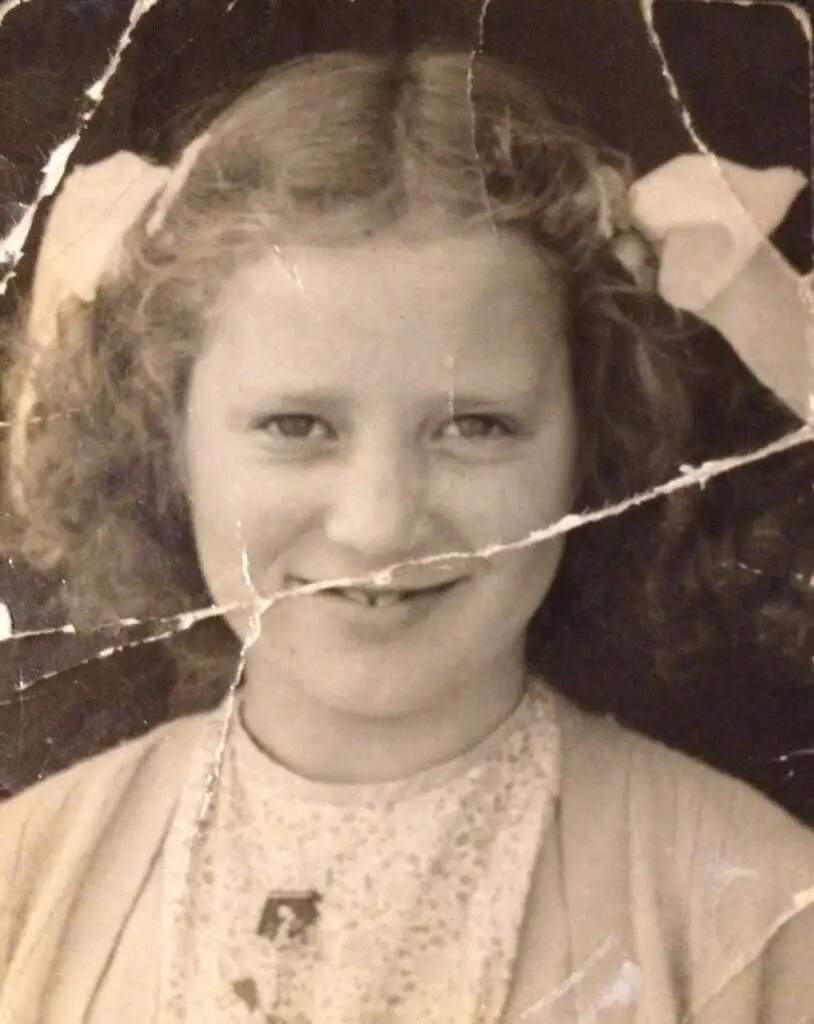
#> input picture Opecv Code/PJM-814x1024.jpg, 814 x 1024 px
$ python InPaint.py
#> lines starting #> are read from the running program, lines starting #| are printed output that depends on the picture; after the words box and inside, x2 and y2 are one past the last pixel; in counts of white or black regions, pixels touching at a corner belong together
#> further down, damaged_img is the input picture: shape (1024, 814, 3); mean B, G, R 109, 128, 149.8
import cv2
import numpy as np


def restore_damaged(damaged_img):
    handle_img = damaged_img.copy()
    hsv = cv2.cvtColor(handle_img, cv2.COLOR_BGR2HSV)
#> hsv: shape (1024, 814, 3); mean H, S, V 13.7, 75.6, 149.8

    sensitivity = 50
    lower_white = np.array([0, 0, 255 - sensitivity])
    upper_white = np.array([255, sensitivity, 255])

    thresh = cv2.inRange(hsv, lower_white, upper_white)
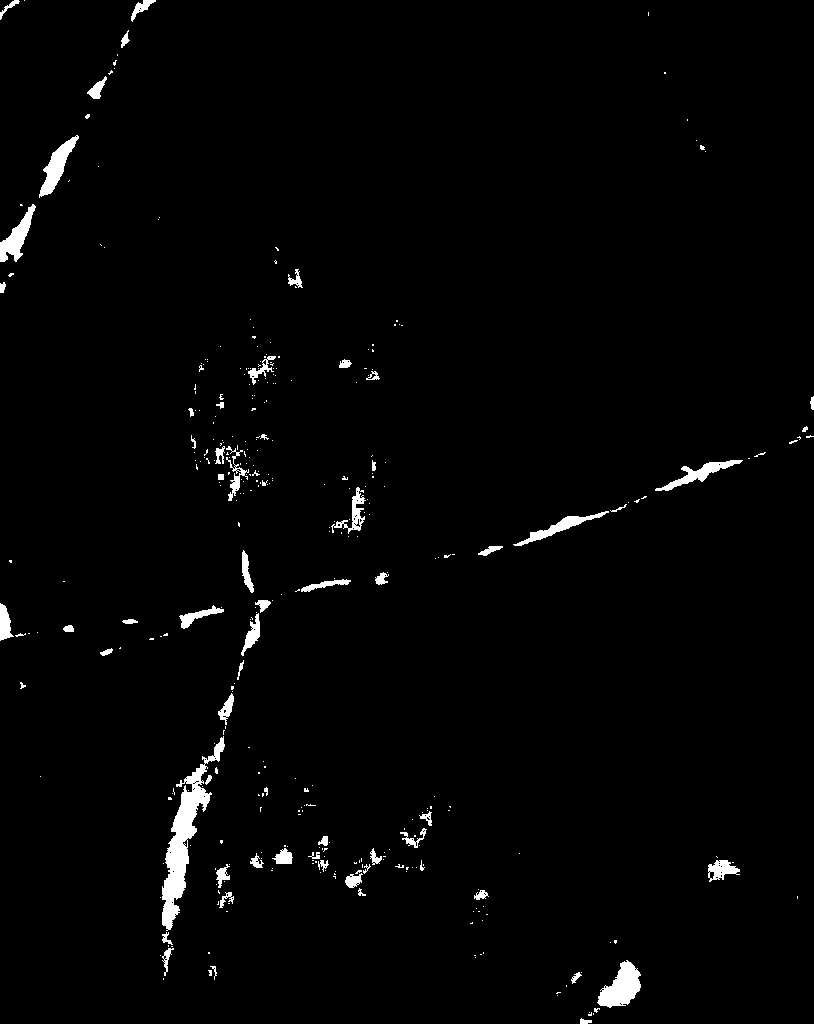
#> thresh: shape (1024, 814); 1.8% white; 366 white regions (300 under 20 px), largest, box (x1, y1, x2, y2) and area: (162, 736, 225, 931) 3180, (597, 960, 641, 1008) 1193, (39, 135, 79, 198) 861

    kernel = np.ones((3, 3), np.uint8)

    dilate_res = cv2.dilate(thresh, kernel, iterations=1)
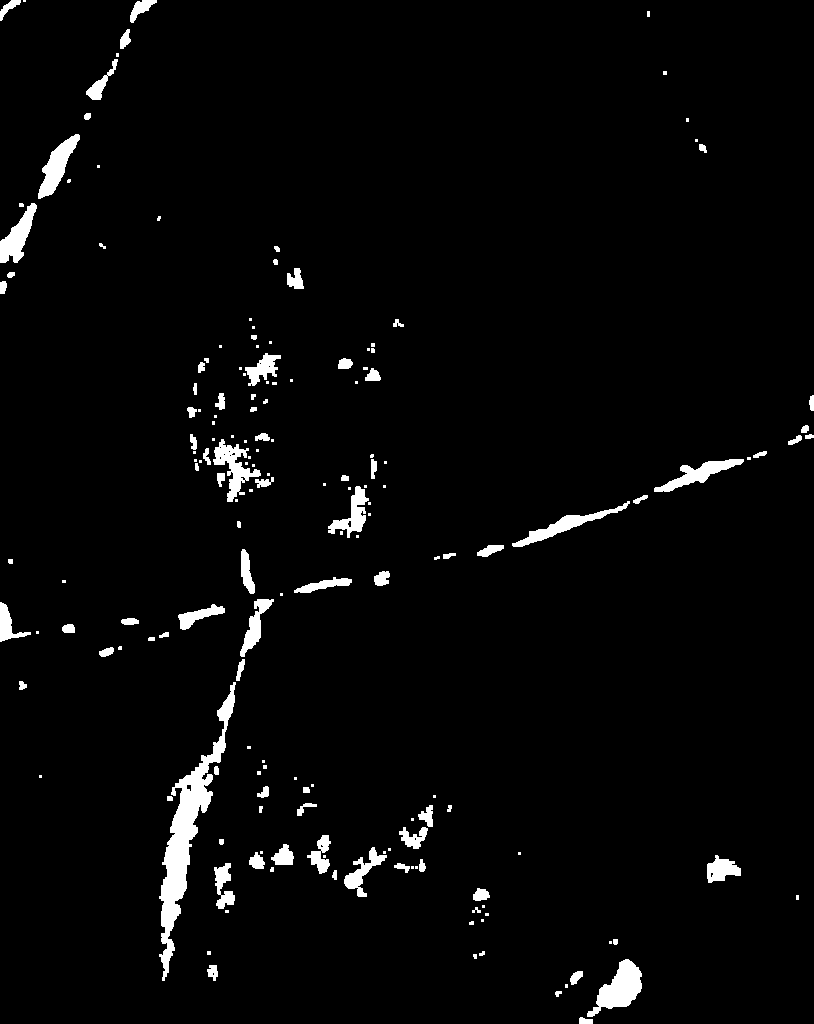
#> dilate_res: shape (1024, 814); 3% white; 176 white regions (86 under 20 px), largest, box (x1, y1, x2, y2) and area: (159, 682, 236, 981) 4902, (587, 959, 642, 1017) 1500, (213, 439, 261, 502) 1100

    dst = cv2.inpaint(handle_img, dilate_res, 3, cv2.INPAINT_TELEA)

    cv2.imshow("output1", handle_img)
    cv2.imshow("output2", thresh)
    cv2.imshow("output3", dst)
    cv2.waitKey(0)
    cv2.destroyAllWindows()


if __name__ == "__main__":
    damaged_img = cv2.imread(filename="PJM-814x1024.jpg")
    restore_damaged(damaged_img)

$ run again, with Opecv Code/faded.jpg copied over Opecv Code/PJM-814x1024.jpg
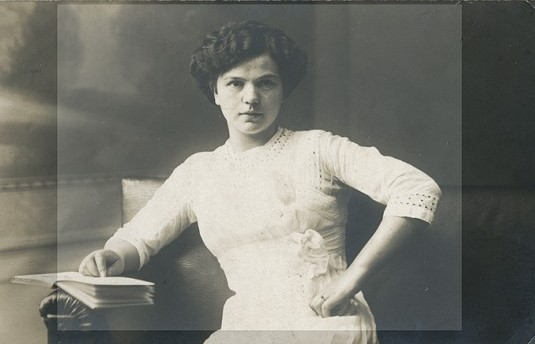
#> input picture Opecv Code/faded.jpg, 535 x 344 px
#> damaged_img is the input picture: shape (344, 535, 3); mean B, G, R 110.9, 118.2, 117.7
#> hsv: shape (344, 535, 3); mean H, S, V 46.5, 22.8, 120.2
#> in restore_damaged, `thresh = cv2.inRange(hsv, lower_white, upper_white)`:
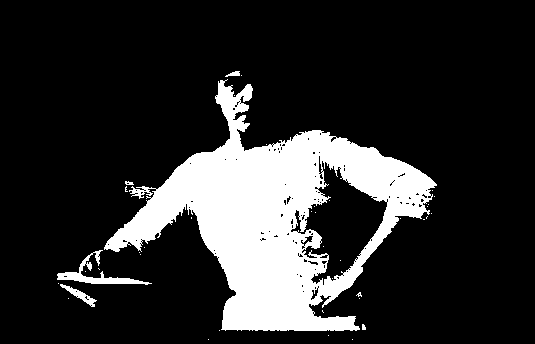
#> thresh: shape (344, 535); 17.8% white; 40 white regions (34 under 20 px), largest, box (x1, y1, x2, y2) and area: (104, 79, 437, 331) 31578, (57, 250, 152, 285) 741, (60, 284, 97, 307) 223, (225, 71, 240, 77) 51, (125, 181, 134, 185) 25, (362, 324, 366, 330) 20
#> dilate_res: shape (344, 535); 20.1% white; 9 white regions (6 under 20 px), largest, box (x1, y1, x2, y2) and area: (56, 70, 438, 332) 36469, (57, 282, 98, 308) 367, (355, 291, 363, 300) 51
#> in restore_damaged, `dst = cv2.inpaint(handle_img, dilate_res, 3, cv2.INPAINT_TELEA)`:
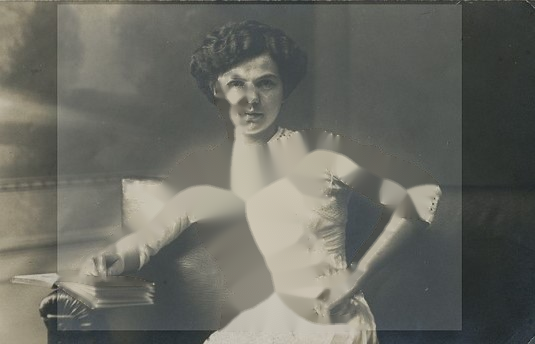
#> dst: shape (344, 535, 3); mean B, G, R 98.3, 105.9, 105.3

$ run again, with Opecv Code/faded2.jpg copied over Opecv Code/PJM-814x1024.jpg
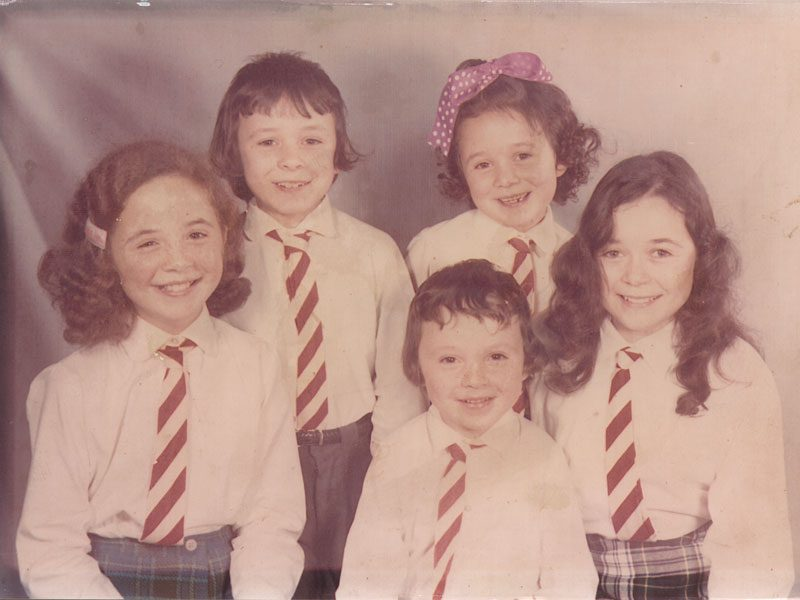
#> input picture Opecv Code/faded2.jpg, 800 x 600 px
#> damaged_img is the input picture: shape (600, 800, 3); mean B, G, R 137.5, 146.9, 183.3
#> hsv: shape (600, 800, 3); mean H, S, V 43.2, 66.7, 183.3
#> in restore_damaged, `thresh = cv2.inRange(hsv, lower_white, upper_white)`:
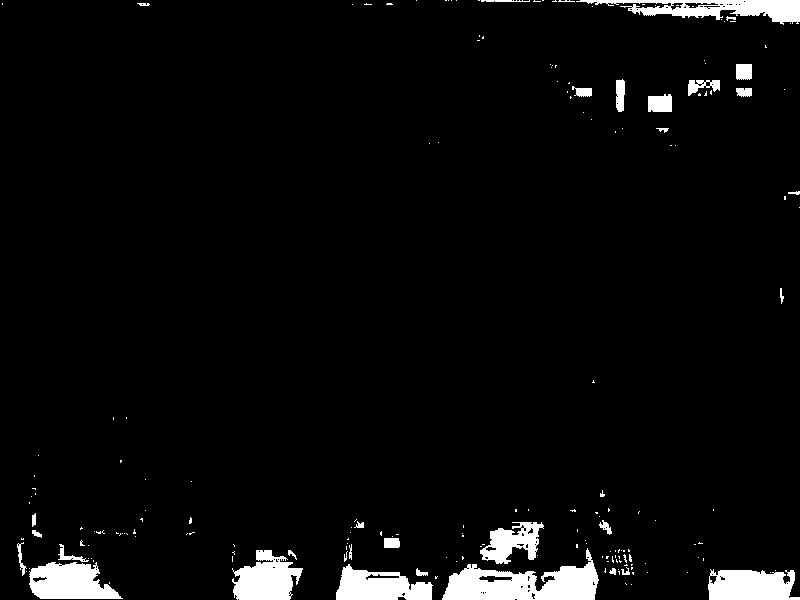
#> thresh: shape (600, 800); 4.3% white; 190 white regions (157 under 20 px), largest, box (x1, y1, x2, y2) and area: (442, 548, 599, 600) 4240, (576, 0, 800, 25) 2627, (29, 562, 123, 599) 2486
#> in restore_damaged, `dilate_res = cv2.dilate(thresh, kernel, iterations=1)`:
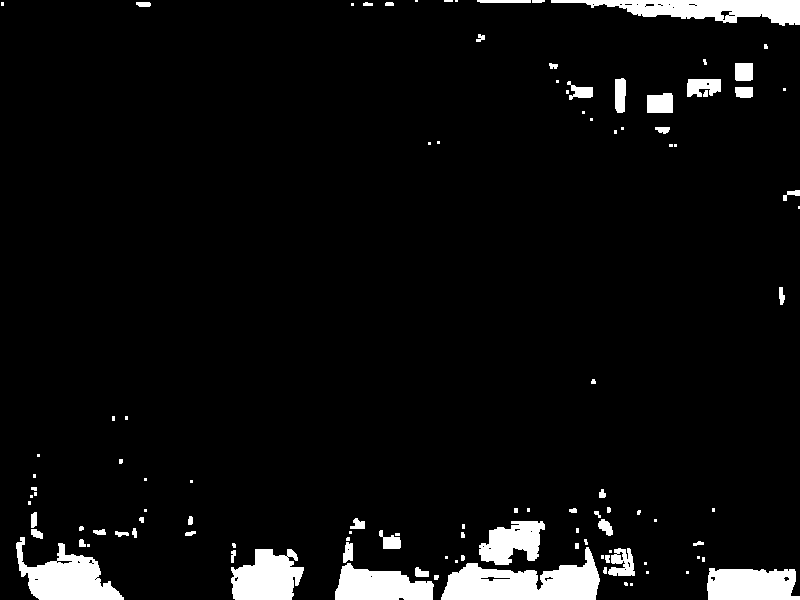
#> dilate_res: shape (600, 800); 5.7% white; 108 white regions (53 under 20 px), largest, box (x1, y1, x2, y2) and area: (441, 547, 600, 600) 4774, (551, 0, 800, 26) 3505, (16, 537, 124, 600) 3414

$ run again, with Opecv Code/image25201.jpg copied over Opecv Code/PJM-814x1024.jpg
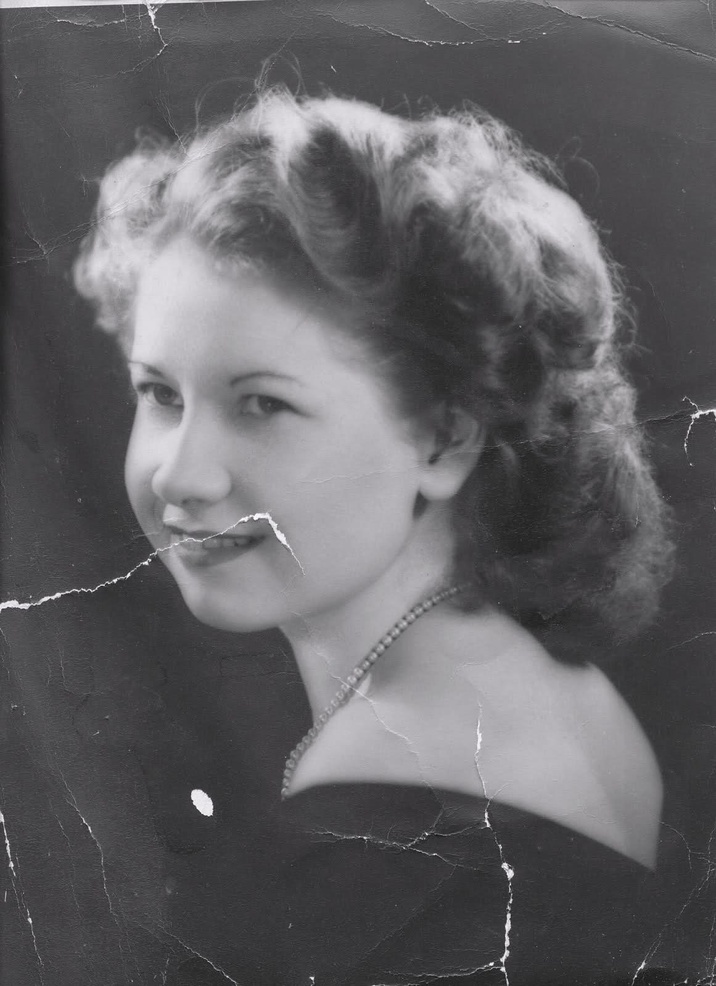
#> input picture Opecv Code/image25201.jpg, 716 x 986 px, shrunk from 1161 x 1599 before the run
#> damaged_img is the input picture: shape (986, 716, 3); mean B, G, R 100.2, 97.5, 98.3
#> hsv: shape (986, 716, 3); mean H, S, V 121.8, 7.3, 100.2
#> in restore_damaged, `thresh = cv2.inRange(hsv, lower_white, upper_white)`:
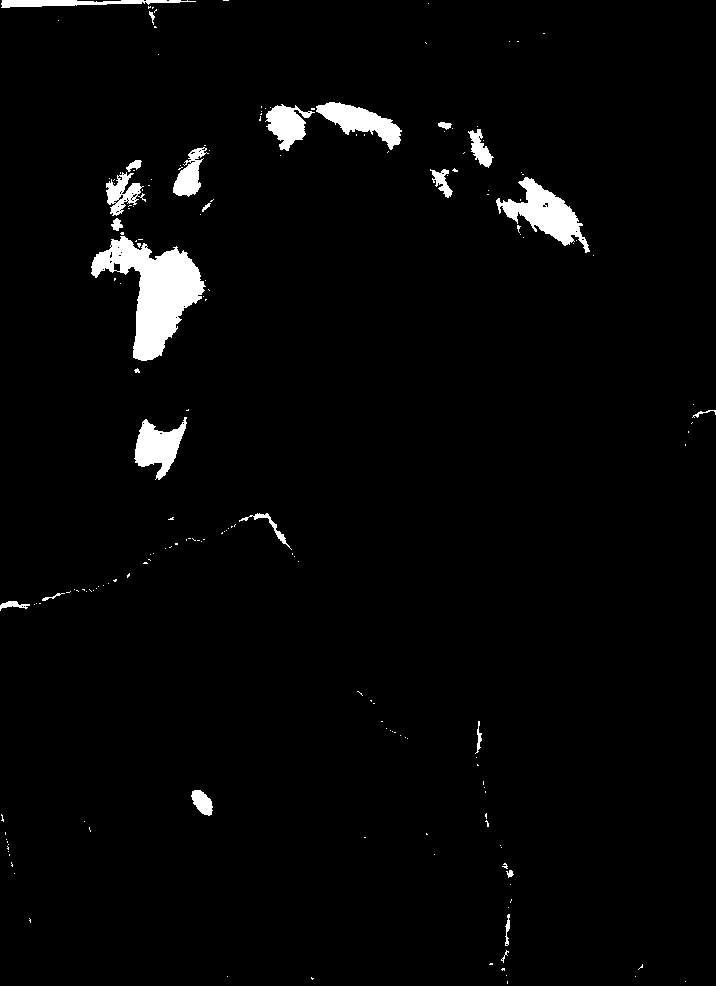
#> thresh: shape (986, 716); 2.7% white; 186 white regions (162 under 20 px), largest, box (x1, y1, x2, y2) and area: (91, 236, 206, 361) 6372, (496, 177, 590, 253) 2673, (316, 102, 402, 150) 1764
#> in restore_damaged, `dilate_res = cv2.dilate(thresh, kernel, iterations=1)`:
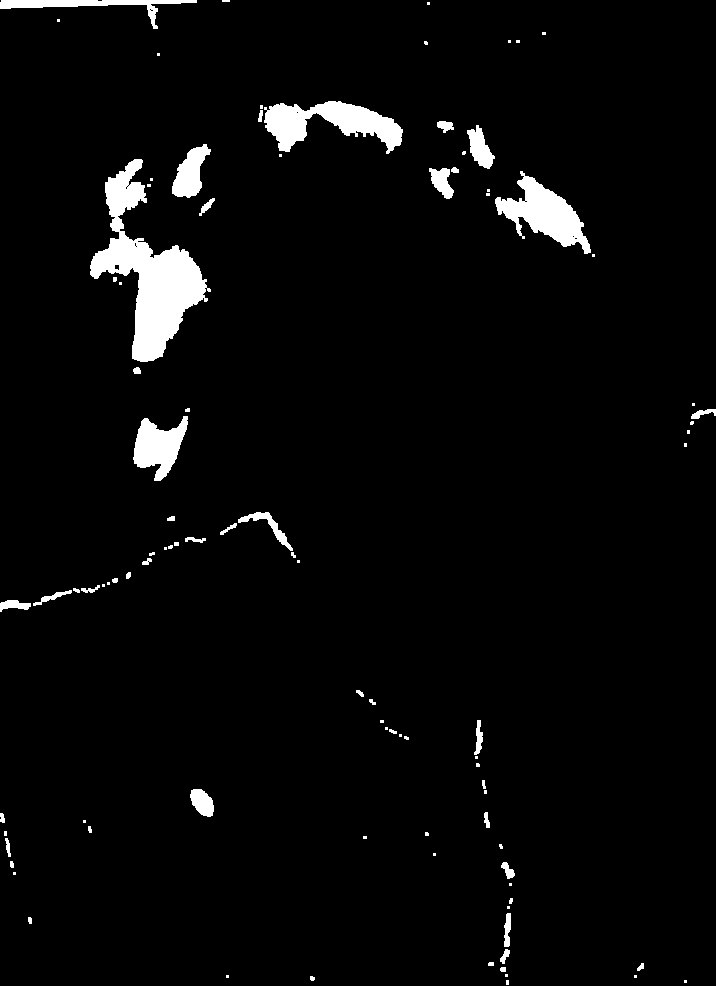
#> dilate_res: shape (986, 716); 3.6% white; 97 white regions (50 under 20 px), largest, box (x1, y1, x2, y2) and area: (90, 159, 211, 362) 8790, (264, 101, 403, 154) 3677, (495, 171, 591, 254) 3293
